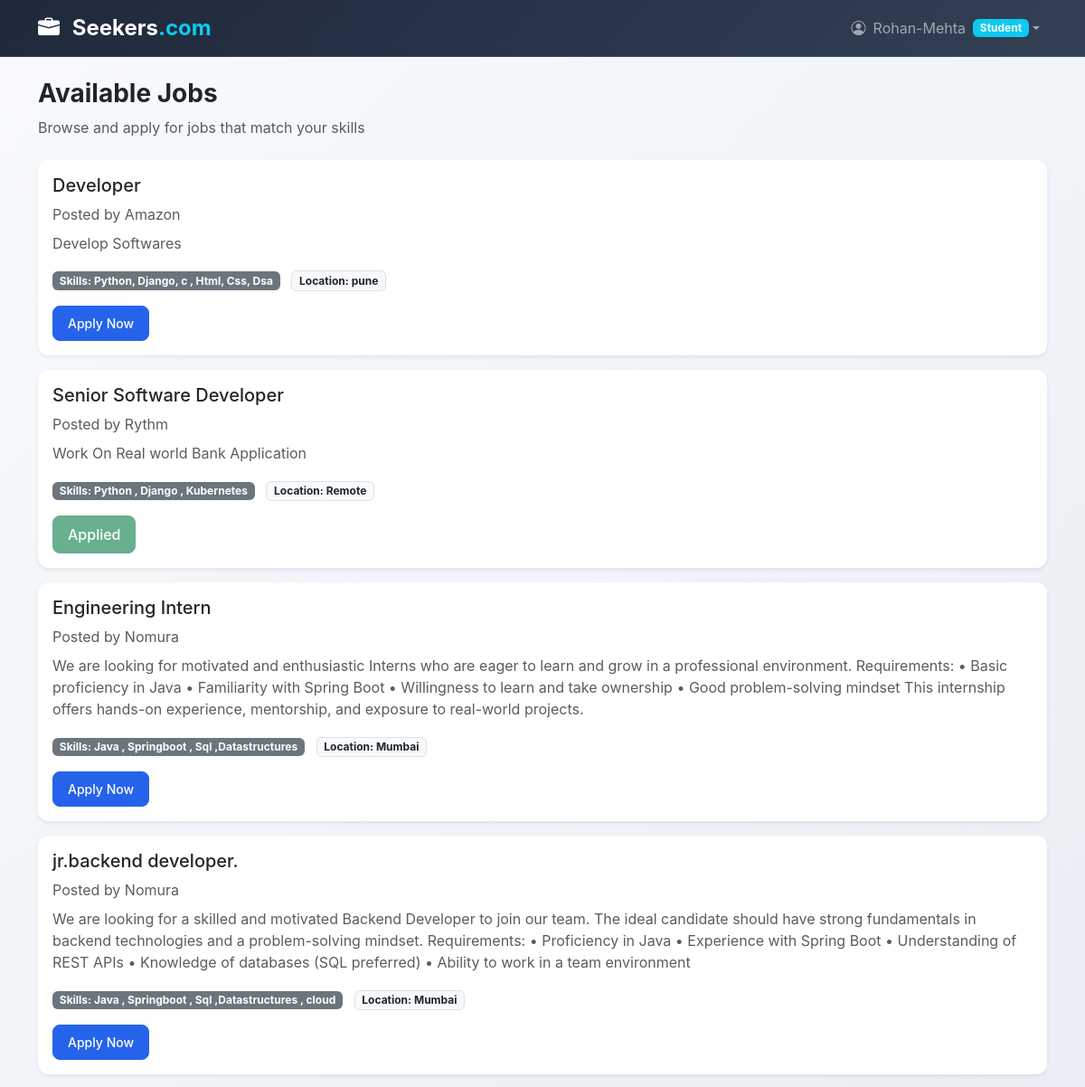
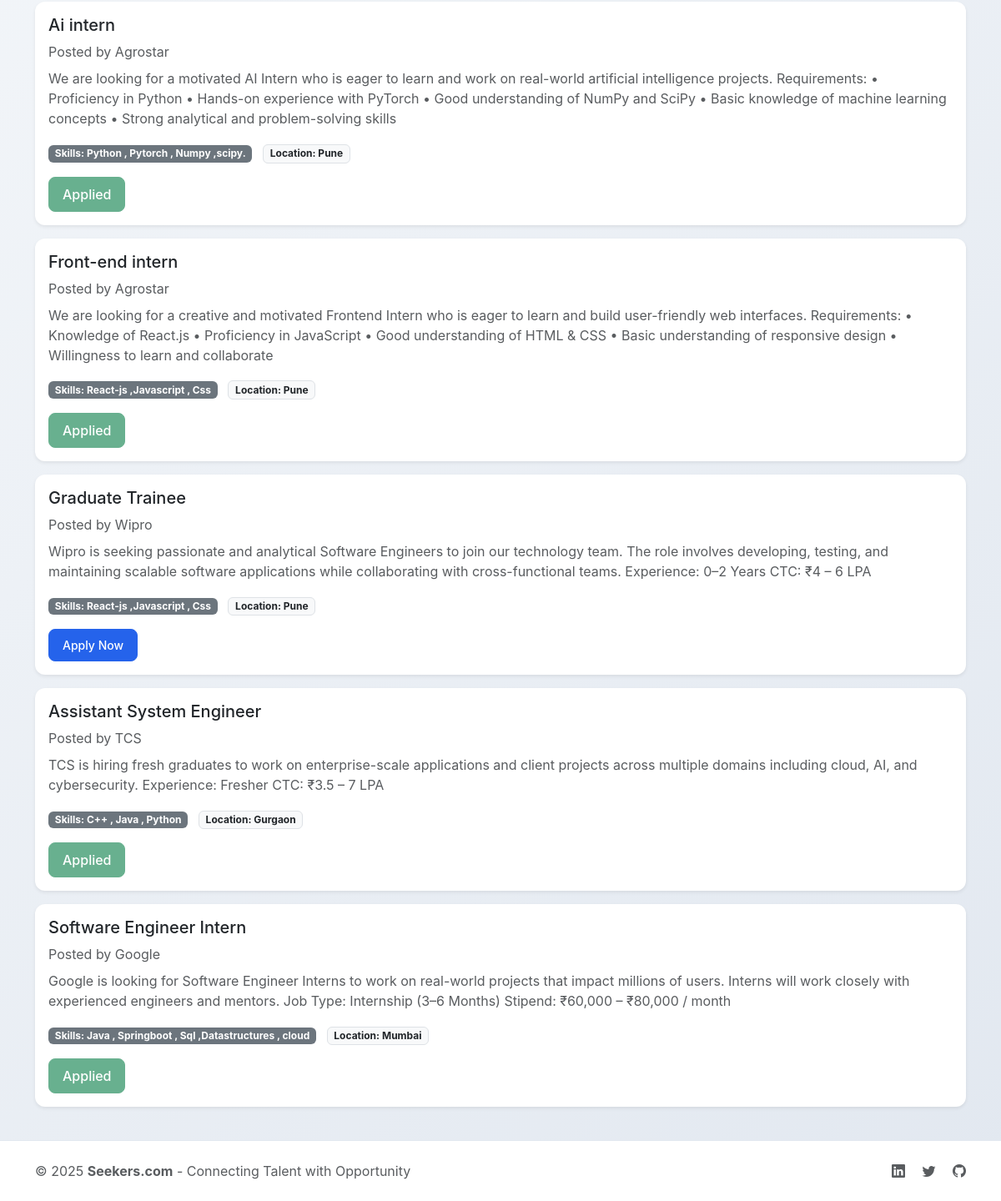
Screenshot of /jobs/list/ (signed in) with the database file from the repository (2 pictures, top to bottom).
### accounts/models.py (models this page shows)
class User(AbstractUser):
    ROLE_CHOICES = (
        ('student', 'Student'),
        ('company', 'Company'),
        ('interviewer', 'Interviewer'),
        ('admin', 'Admin'),
    )
    role = models.CharField(max_length=20, choices=ROLE_CHOICES)

### jobs/models.py (models this page shows, shortened)
class Job(models.Model):
    company = models.ForeignKey(User, on_delete=models.CASCADE)
    title = models.CharField(max_length=100)
    description = models.TextField()
    skills_required = models.TextField(help_text="Comma separated skills")
    location = models.CharField(max_length=100)
    created_at = models.DateTimeField(auto_now_add=True)

### jobs/views.py (the view)
# urls.py: path('jobs/', jobs.job_list, name='api_job_list'),
@login_required
def job_list(request):
    jobs = Job.objects.all()
    applied_job_ids = []
    if request.user.is_authenticated and request.user.role == 'student':
        applied_job_ids = JobApplication.objects.filter(
            student=request.user
        ).values_list('job_id', flat=True)
    return render(request, 'jobs/job_list.html', {
        'jobs': jobs,
        'applied_job_ids': applied_job_ids
    })

### templates/jobs/job_list.html
{% extends 'base.html' %}
{% block content %}
<div class="mb-4">
    <h3 class="fw-bold">Available Jobs</h3>
    <p class="text-muted">Browse and apply for jobs that match your skills</p>
</div>
{% for job in jobs %}
<div class="card shadow-sm mb-3">
    <div class="card-body">
        <h5 class="card-title mb-2">{{ job.title }}</h5>
            <p class="text-muted mb-2">
                Posted by {{ job.company.username }}
            </p>
        <p class="card-text text-muted">
            {{ job.description }}
        </p>
        <div class="mb-3">
            <span class="badge bg-secondary me-2">
                Skills: {{ job.skills_required }}
            </span>
            <span class="badge bg-light text-dark border">
                Location: {{ job.location }}
            </span>
        </div>
        {% if user.role == 'student' %}
    {% if job.id in applied_job_ids %}
        <button class="btn btn-primary btn-success" disabled>
            Applied
        </button>
    {% else %}
        <a href="{% url 'apply_job' job.id %}"
           class="btn btn-primary btn-sm">
            Apply Now
        </a>
     {% endif %}
    {% endif %}
    </div>
</div>
{% empty %}
<div class="alert alert-info text-center">
    No jobs available at the moment.
</div>
{% endfor %}
{% endblock %}

### templates/base.html (shortened to what this page needs)
<!DOCTYPE html>
<html lang="en">
<head>
    <link href="https://cdn.jsdelivr.net/npm/bootstrap@5.3.2/dist/css/bootstrap.min.css" rel="stylesheet">
    <link href="https://cdn.jsdelivr.net/npm/bootstrap-icons@1.11.0/font/bootstrap-icons.css" rel="stylesheet">
</head>
<body class="d-flex flex-column min-vh-100">
<nav class="navbar navbar-expand-lg navbar-dark sticky-top">
    <div class="container">
        <a class="navbar-brand" href="{% url 'home' %}">
            <i class="bi bi-briefcase-fill me-2"></i>
            Seekers<span class="text-info">.com</span>
        </a>
        <div class="collapse navbar-collapse" id="navbarNav">
            <div class="navbar-nav ms-auto">
                {% if user.is_authenticated %}
                    <div class="nav-item dropdown">
                        <a class="nav-link dropdown-toggle d-flex align-items-center" href="#" role="button" data-bs-toggle="dropdown">
                            <i class="bi bi-person-circle me-2"></i>
                            {{ user.username }}
                            <span class="badge bg-info ms-2">{{ user.role|title }}</span>
                        </a>
                    </div>
                {% endif %}
            </div>
        </div>
    </div>
</nav>
<main class="flex-grow-1">
    <div class="container py-4">
        {% block content %}
        {% endblock %}
    </div>
</main>
<footer class="footer py-4">
    <div class="container text-center">
        <div class="row align-items-center">
            <div class="col-md-6 text-md-start">
                <p class="mb-0 text-muted">
                    © 2025 <strong>Seekers.com</strong> - Connecting Talent with Opportunity
                </p>
            </div>
            <div class="col-md-6 text-md-end">
                <div class="social-links">
                    <a href="#" class="text-muted me-3"><i class="bi bi-linkedin"></i></a>
                    <a href="#" class="text-muted me-3"><i class="bi bi-twitter"></i></a>
                    <a href="#" class="text-muted"><i class="bi bi-github"></i></a>
                </div>
            </div>
        </div>
    </div>
</footer>
</body>
</html>

### templates/base.html (style rules this page uses)
:root { --primary-color: #2563eb; --secondary-color: #64748b; --success-color: #059669; --warning-color: #d97706; --danger-color: #dc2626; }
body { font-family: 'Inter', -apple-system, BlinkMacSystemFont, sans-serif; background: linear-gradient(135deg, #f8fafc 0%, #e2e8f0 100%); min-height: 100vh; }
.navbar-brand { font-weight: 700; font-size: 1.5rem; }
.card { border: none; border-radius: 12px; box-shadow: 0 4px 6px -1px rgba(0, 0, 0, 0.1); transition: all 0.3s ease; }
.btn { border-radius: 8px; font-weight: 500; padding: 0.5rem 1rem; transition: all 0.2s ease; }
.btn-primary { background: var(--primary-color); border-color: var(--primary-color); }
.navbar { background: linear-gradient(135deg, #1e293b 0%, #334155 100%) !important; backdrop-filter: blur(10px); border-bottom: 1px solid rgba(255, 255, 255, 0.1); }
.footer { background: white; border-top: 1px solid #e2e8f0; margin-top: auto; }

### rows the page displays
User: username "Rohan-Mehta", role "Student"
Job: title "Developer", company.username "Amazon", description "Develop Softwares", skills_required "Python, Django, c , Html, Css, Dsa", location "pune", shows "Apply Now"
Job: title "Senior Software Developer", company.username "Rythm", description "Work On Real world Bank Application", skills_required "Python , Django , Kubernetes", location "Remote", shows "Applied"
Job: title "Engineering Intern", company.username "Nomura", description "We are looking for motivated and enthusiastic Interns who are eager to learn and grow in a professional environment. Requirements: • Basic proficiency in Java • Familiarity with Spring Boot • Willingness to learn and take ownership • Good problem-solving mindset This internship offers hands-on experience, mentorship, and exposure to real-world projects.", skills_required "Java , Springboot , Sql ,Datastructures", location "Mumbai", shows "Apply Now"
Job: title "jr.backend developer.", company.username "Nomura", description "We are looking for a skilled and motivated Backend Developer to join our team. The ideal candidate should have strong fundamentals in backend technologies and a problem-solving mindset. Requirements: • Proficiency in Java • Experience with Spring Boot • Understanding of REST APIs • Knowledge of databases (SQL preferred) • Ability to work in a team environment", skills_required "Java , Springboot , Sql ,Datastructures , cloud", location "Mumbai", shows "Apply Now"
Job: title "Ai intern", company.username "Agrostar", description "We are looking for a motivated AI Intern who is eager to learn and work on real-world artificial intelligence projects. Requirements: • Proficiency in Python • Hands-on experience with PyTorch • Good understanding of NumPy and SciPy • Basic knowledge of machine learning concepts • Strong analytical and problem-solving skills", skills_required "Python , Pytorch , Numpy ,scipy.", location "Pune", shows "Applied"
Job: title "Front-end intern", company.username "Agrostar", description "We are looking for a creative and motivated Frontend Intern who is eager to learn and build user-friendly web interfaces. Requirements: • Knowledge of React.js • Proficiency in JavaScript • Good understanding of HTML & CSS • Basic understanding of responsive design • Willingness to learn and collaborate", skills_required "React-js ,Javascript , Css", location "Pune", shows "Applied"
Job: title "Graduate Trainee", company.username "Wipro", description "Wipro is seeking passionate and analytical Software Engineers to join our technology team. The role involves developing, testing, and maintaining scalable software applications while collaborating with cross-functional teams. Experience: 0–2 Years CTC: ₹4 – 6 LPA", skills_required "React-js ,Javascript , Css", location "Pune", shows "Apply Now"
Job: title "Assistant System Engineer", company.username "TCS", description "TCS is hiring fresh graduates to work on enterprise-scale applications and client projects across multiple domains including cloud, AI, and cybersecurity. Experience: Fresher CTC: ₹3.5 – 7 LPA", skills_required "C++ , Java , Python", location "Gurgaon", shows "Applied"
Job: title "Software Engineer Intern", company.username "Google", description "Google is looking for Software Engineer Interns to work on real-world projects that impact millions of users. Interns will work closely with experienced engineers and mentors. Job Type: Internship (3–6 Months) Stipend: ₹60,000 – ₹80,000 / month", skills_required "Java , Springboot , Sql ,Datastructures , cloud", location "Mumbai", shows "Applied"
